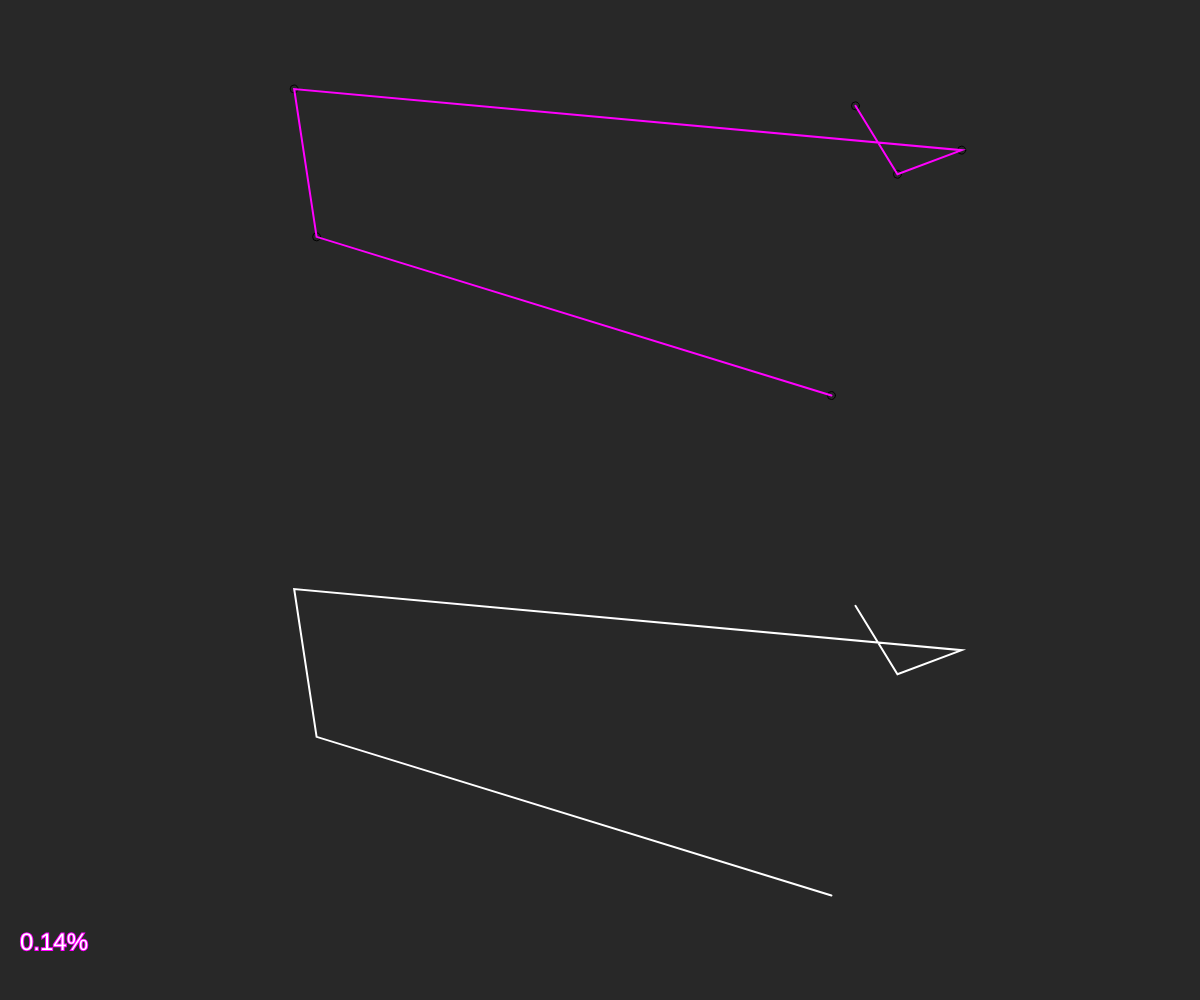
Frame 1 (no input)
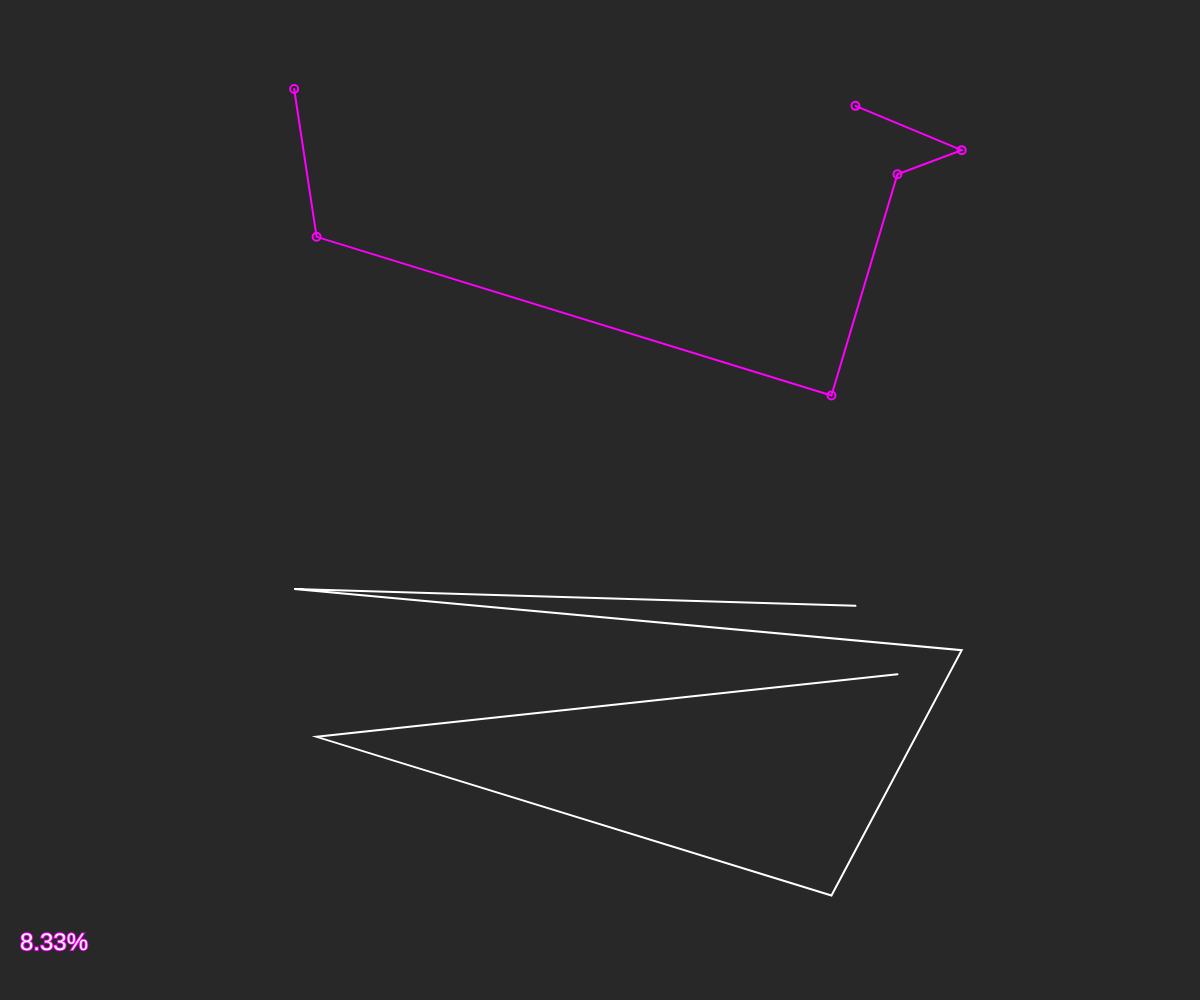
Frame 60 (no input)
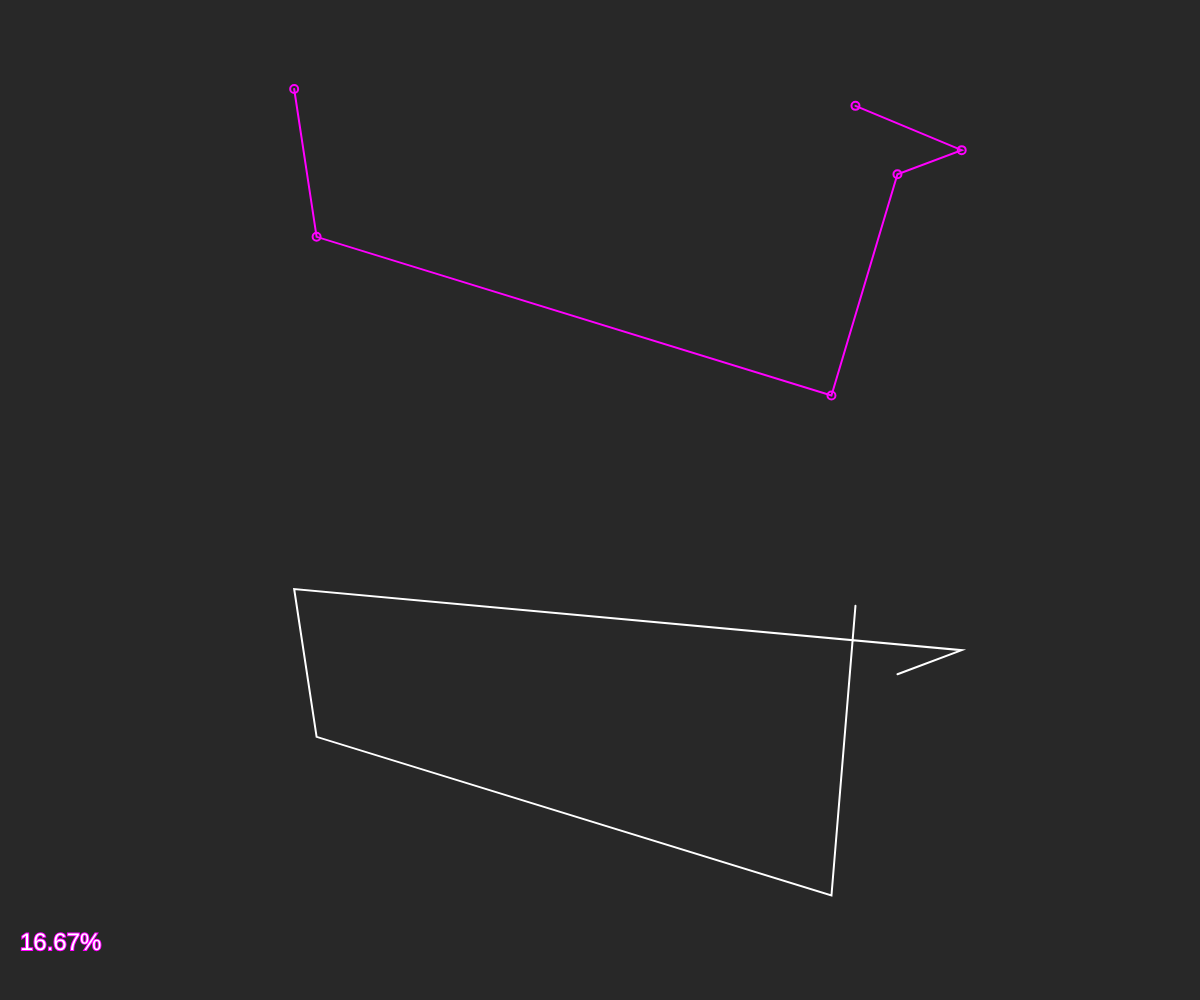
Frame 120 (the mouse pressed at the canvas centre since frame 60)

The p5.js sketch that drew these frames (run headless with seeded random() and noise() and a simulated clock; from frame 60 on, the mouse is pressed at the canvas centre):

// p5.js sketch
// ── sketch.js
let cities = [];
let totalCities = 6;
let diameter = 8;
let radius = diameter / 2;
let bestEver;
let recordDistance;
let order = [];
let totalPermutations;
let count = 0;

function setup() {
  createCanvas(windowWidth, windowHeight);
  for (let i = 0; i < totalCities; i++) {
    let v = createVector(
      random(radius, windowWidth - radius),
      random(radius, windowHeight / 2 - radius)
    );
    cities[i] = v;
    order[i] = i;
  }

  recordDistance = calcDistance(cities, order);
  bestEver = order.slice();
  totalPermutations = factorial(totalCities);
  console.log("totalPermutations: " + totalPermutations);
}

function draw() {
  //   frameRate(1);
  background(40);
  noFill();
  for (let i = 0; i < totalCities; i++) {
    ellipse(cities[i].x, cities[i].y, diameter);
  }

  stroke(255, 0, 255);
  strokeWeight(2);
  beginShape();
  for (let i = 0; i < order.length; i++) {
    let n = bestEver[i];
    vertex(cities[n].x, cities[n].y);
  }
  endShape();

  translate(0, height / 2);
  stroke(255);
  strokeWeight(2);
  beginShape();
  for (let i = 0; i < order.length; i++) {
    let n = order[i];
    vertex(cities[n].x, cities[n].y);
  }
  endShape();

  let d = calcDistance(cities, order);
  if (d < recordDistance) {
    recordDistance = d;
    bestEver = order.slice();
  }

  nextOrder();

  stroke(255, 0, 255);
  textSize(24);
  let percentDone = (count / totalPermutations) * 100;
  let s = nf(percentDone, 0, 2) + "%";
  fill(255);
  text(s, 20, height / 2 - 50);
}

function windowResized() {
  resizeCanvas(windowWidth, windowHeight);
}

function swap(a, i, j) {
  let temp = a[i];
  a[i] = a[j];
  a[j] = temp;
}

function calcDistance(points, order) {
  let sum = 0;
  for (let i = 0; i < order.length - 1; i++) {
    let cityA = points[order[i]];
    let cityB = points[order[i + 1]];
    let d = dist(cityA.x, cityA.y, cityB.x, cityB.y);
    sum += d;
  }
  return sum;
}

function nextOrder() {
  let largestI = -1;
  for (let i = 0; i < order.length - 1; i++) {
    if (order[i] < order[i + 1]) {
      largestI = i;
    }
  }
  if (largestI == -1) {
    noLoop();
    console.log("finished");
  }

  largestJ = -1;
  for (let j = 0; j < order.length; j++) {
    if (order[largestI] < order[j]) {
      largestJ = j;
    }
  }

  //STEP 3
  swap(order, largestI, largestJ);

  //STEP 4: Reverse from largestI +1
  let endArray = order.splice(largestI + 1);
  endArray.reverse();
  order = order.concat(endArray);
  count++;
}

function factorial(n) {
  if (n == 1) {
    return 1;
  }
  return n * factorial(n - 1);
}
